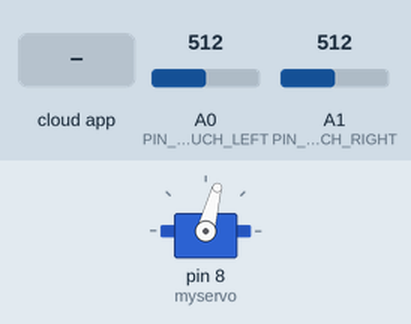
Bench run of a sketch on a simulated Arduino Uno, built with avr-gcc and run on an emulated ATmega328P. Shown: servo. The test bench sets the inputs (shaded band); at power-on: A0 (PIN_TOUCH_LEFT) = 512, A1 (PIN_TOUCH_RIGHT) = 512. The ROS host is connected and sends only what is stated; what the sketch prints to the serial monitor is not drawn.

Above: at 1.6 s.
1.7 s: the phone or cloud app sets gripper_close to 0
At 3.3 s:
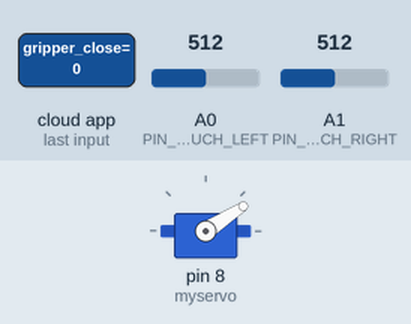
3.6 s: the phone or cloud app sets gripper_open to 0
At 3.76 s:
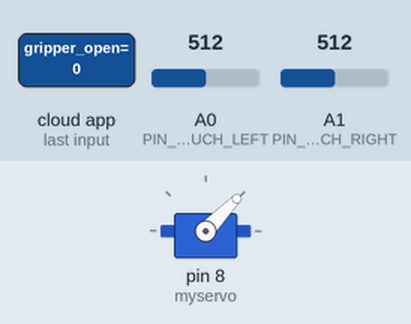
5.5 s: the phone or cloud app sets gripper_close to 1
At 5.65 s:
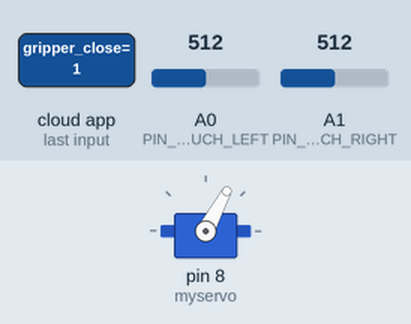
7.4 s: the phone or cloud app sets gripper_open to 1
At 9.0 s:
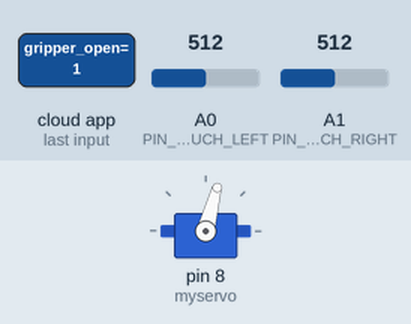
Timing chart, 0 to 10.3 s (numbered marks = the images above; inputs shaded):
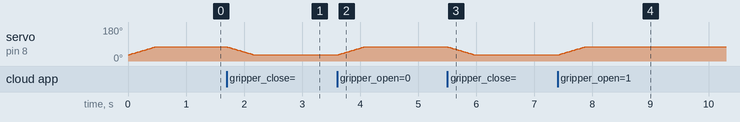

Measured:
- after the input at 1.7 s, servo on pin 8 (myservo): moves from 75° to 33° over 0.45 s, starting at once
- after the input at 3.6 s, servo on pin 8 (myservo): moves from 33° to 75° over 0.45 s, starting at once
- after the input at 5.5 s, servo on pin 8 (myservo): moves from 75° to 33° over 0.45 s, starting at once
- after the input at 7.4 s, servo on pin 8 (myservo): moves from 33° to 75° over 0.45 s, starting at once

The sketch:

arduino_driver.ino
```cpp
#if (ARDUINO >= 100)
 #include <Arduino.h>
#else
 #include <WProgram.h>
#endif

#include <ros.h>
#include <std_msgs/Empty.h>
#include <Servo.h>
#include <RunningMedian.h>

#define OPEN_MS 1320
#define CLOSE_MS 880
#define DURATION 500 //ms

#define PIN_TOUCH_LEFT A0
#define PIN_TOUCH_RIGHT A1

#define TOUCH_LEFT_TOL 50
#define TOUCH_RIGHT_TOL 50

ros::NodeHandle nh_;
RunningMedian touch_left_reading_ = RunningMedian(10);
RunningMedian touch_right_reading_ = RunningMedian(10);
Servo myservo;
unsigned int current_pos_ = 0;

double touch_left_zero_, touch_right_zero_;

void open_cb(const std_msgs::Empty& msg){
  openGripper();
}

void close_cb(const std_msgs::Empty& msg){
  closeGripper();
}

ros::Subscriber<std_msgs::Empty> sub_open_("gripper_open", open_cb);
ros::Subscriber<std_msgs::Empty> sub_close_("gripper_close", close_cb);

std_msgs::Empty msg_;
ros::Publisher pub_("gripper_ready", &msg_);

void openGripper(){
  unsigned long delay_time = (unsigned long)DURATION/(OPEN_MS - CLOSE_MS);
  /*
  Serial.print("Delay Time:");
  Serial.println(delay_time);
  Serial.println("Opening");*/
  unsigned int i = 0;
  for(i = current_pos_; i < OPEN_MS; ++i){
    myservo.writeMicroseconds(i);
    delay(delay_time);
    }
    current_pos_ = i;
  pub_.publish( &msg_ );
}

void closeGripper(){
  unsigned long delay_time = (unsigned long)DURATION/(OPEN_MS - CLOSE_MS);
  /*
  Serial.print("Delay Time:");
  Serial.println(delay_time);
  Serial.println("Closing");*/
  unsigned int i = 0;
  for( i = OPEN_MS; i > CLOSE_MS; --i){
    myservo.writeMicroseconds(i);
    delay(delay_time);
    //if(closeEnough()) break;
    }
    current_pos_ = i;
    //Serial.println("Close tight enough!!!");
    //delay(5000);
  pub_.publish( &msg_ );
}

void initTouchSensor(double& touch_left_zero, double& touch_right_zero){
  for(unsigned int i = 0; i < 10; ++i){
    double touch_left = analogRead(PIN_TOUCH_LEFT);
    double touch_right = analogRead(PIN_TOUCH_RIGHT);
    touch_left_reading_.add(touch_left);
    touch_right_reading_.add(touch_right);
    }
    touch_left_zero = touch_left_reading_.getMedian();
    touch_right_zero = touch_right_reading_.getMedian();
    /*
    Serial.print("TouchSensor Zero:");
    Serial.print(touch_left_zero);
    Serial.print(",");
    Serial.println(touch_right_zero);
    */
  }

bool closeEnough(){
  double touch_left = analogRead(PIN_TOUCH_LEFT);
  double touch_right = analogRead(PIN_TOUCH_RIGHT);
  /*
  Serial.print("TouchSensor Raw:");
  Serial.print(touch_left);
  Serial.print(",");
  Serial.println(touch_right);
  */

  touch_left_reading_.add(touch_left);
  touch_right_reading_.add(touch_right);
  touch_left = touch_left_reading_.getMedian();
  touch_right = touch_right_reading_.getMedian();

  /*
  Serial.print("TouchSensor:");
  Serial.print(touch_left);
  Serial.print(",");
  Serial.println(touch_right);
  */

  double diff_left  = touch_left - touch_left_zero_;
  double diff_right = touch_right - touch_right_zero_;
  if(diff_left >= TOUCH_LEFT_TOL || diff_right >= TOUCH_RIGHT_TOL)
    return true;
  return false;
}

void setup(){
  Serial.begin(57600);
  myservo.attach(8);

  nh_.initNode();
  nh_.subscribe(sub_open_);
  nh_.subscribe(sub_close_);
  nh_.advertise(pub_);

  current_pos_ = CLOSE_MS;
  openGripper();
  initTouchSensor(touch_left_zero_, touch_right_zero_);
  Serial.println("########## Setup Done ##########");
}

void loop(){
  nh_.spinOnce();
  //openGripper();
  //delay(1000);
  //closeGripper();
  //delay(1000);
  //closeEnough();
}
```
